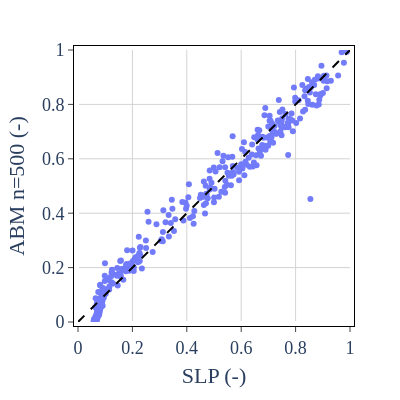

The notebook cell this image was saved under:
### Code cell
comp_frame = plot_frame.groupby(pd.Grouper(freq="D")).mean()
fig = px.scatter(x=comp_frame["SLP hourly"], y=comp_frame["ABM n=500"])
# fig = px.scatter(x=plot_frame["SLP hourly"], y=plot_frame["ABM n=500"])
fig = sciencify_plotly_fig(fig)
fig.for_each_trace(lambda t: t.update(opacity=0.9))
fig.add_trace(go.Scatter(x=[0,1], y=[0,1], mode="lines", line=dict(color="black", width=2, dash="dash"),showlegend=False))
fig.update_layout(
    yaxis_title="ABM n=500 (-)",
    xaxis_title="SLP (-)",
    width=400,
    height=400,
    autosize=False,
    margin=dict(l=50, r=50, b=50, t=50, pad=4),
    yaxis_range=[0, 1],
    xaxis_range=[0, 1],
    xaxis_tickvals=np.linspace(0,1,6),
    yaxis_tickvals=np.linspace(0,1,6)
)
fig.write_image("abm_demand_profiles_scatter.svg")
fig

### Figure 1 — Plotly figure (JSON) as saved in the notebook; plotly's stock layout.template omitted (floating-point values rounded to 4 significant figures; data arrays with more than 128 entries replaced by an {"elided": "..."} marker saying what was removed)
{"data": [{"hovertemplate": "x=%{x}<br>y=%{y}<extra></extra>", "legendgroup": "", "marker": {"color": "#636efa", "symbol": "circle"}, "mode": "markers", "name": "", "opacity": 0.9, "orientation": "v", "showlegend": false, "type": "scatter", "x": {"elided": "365 float values"}, "xaxis": "x", "y": {"elided": "365 float values"}, "yaxis": "y"}, {"line": {"color": "black", "dash": "dash", "width": 2}, "mode": "lines", "showlegend": false, "type": "scatter", "x": [0, 1], "y": [0, 1]}], "layout": {"autosize": false, "font": {"family": "cm", "size": 18}, "height": 400, "legend": {"tracegroupgap": 0}, "margin": {"b": 50, "l": 50, "pad": 4, "r": 50, "t": 50}, "plot_bgcolor": "white", "width": 400, "xaxis": {"anchor": "y", "domain": [0, 1], "gridcolor": "lightgrey", "linecolor": "black", "mirror": true, "range": [0, 1], "showline": true, "ticks": "outside", "tickvals": [0, 0.2, 0.4, 0.6, 0.8, 1], "title": {"text": "SLP (-)"}}, "yaxis": {"anchor": "x", "domain": [0, 1], "gridcolor": "lightgrey", "linecolor": "black", "mirror": true, "range": [0, 1], "showline": true, "ticks": "outside", "tickvals": [0, 0.2, 0.4, 0.6, 0.8, 1], "title": {"text": "ABM n=500 (-)"}}}}
